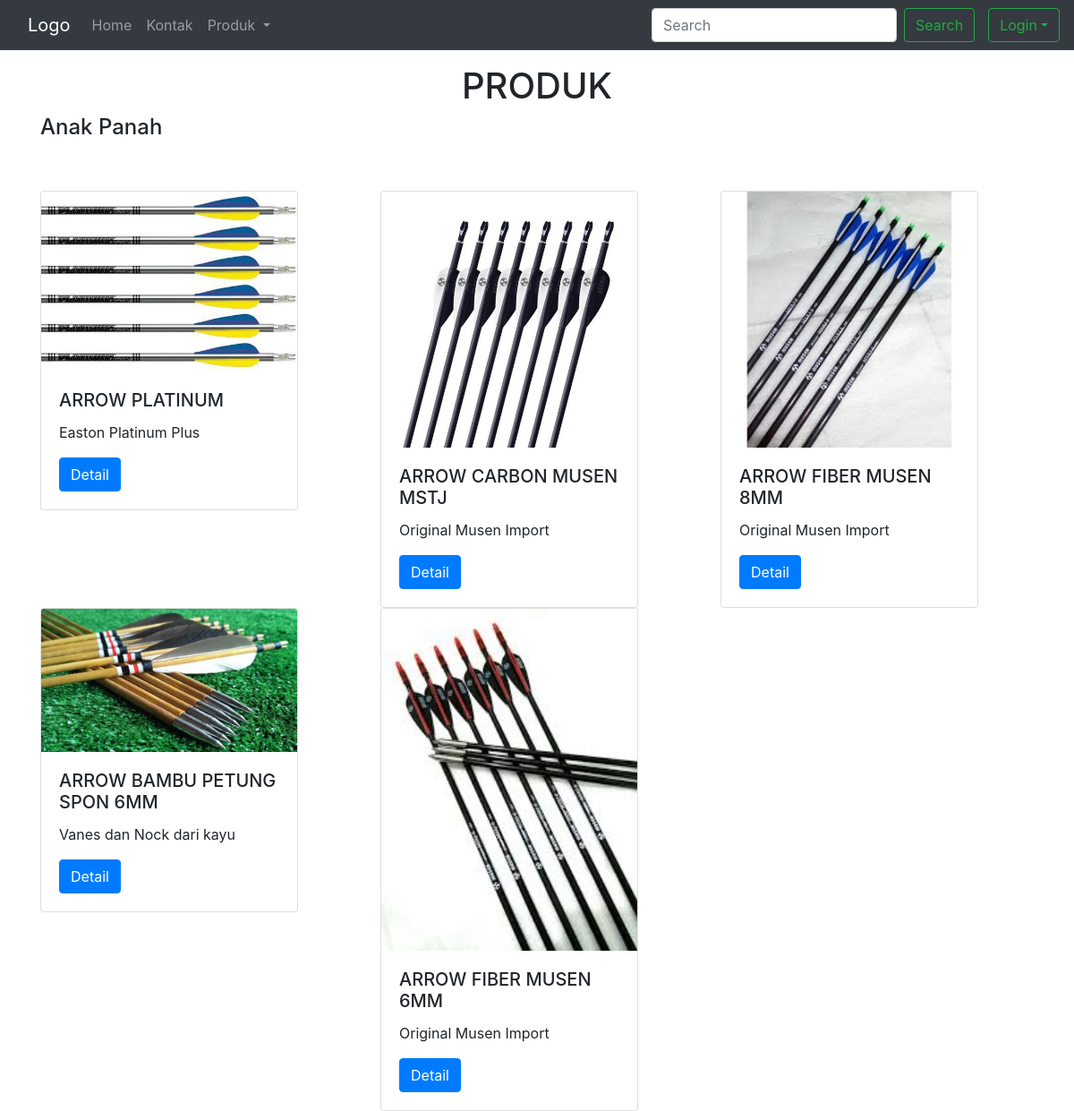
Page /anakpanah.php on the committed database.
### tables this page shows
CREATE TABLE `produk` (
  `id` int(3) NOT NULL,
  `id_kategori` int(3) NOT NULL,
  `nama_produk` varchar(50) NOT NULL,
  `deskripsi` text NOT NULL,
  `harga` int(11) NOT NULL,
  `foto` varchar(200) NOT NULL
);

### anakpanah.php (the view, shortened to what this page needs)
<?php
include 'config.php';
 ?>
<!DOCTYPE html>
<html lang="en">
<head>
	<link rel="stylesheet" href="https://stackpath.bootstrapcdn.com/bootstrap/4.3.1/css/bootstrap.min.css">
</head>
<body>
	<nav class="navbar fixed-top navbar-expand-lg navbar-dark bg-dark">
		<div class="container">
	  <a class="navbar-brand" href="#">Logo</a>
	  <div class="collapse navbar-collapse" id="navbarSupportedContent">
	    <ul class="navbar-nav mr-auto">
	      <li class="nav-item">
	        <a class="nav-link" href="index.php">Home</a>
	      </li>
	      <li class="nav-item">
	        <a class="nav-link" href="kontak.php">Kontak</a>
	      </li>
	      <li class="nav-item dropdown">
	        <a class="nav-link dropdown-toggle" href="#" id="navbarDropdown" role="button" data-toggle="dropdown" aria-haspopup="true" aria-expanded="false">
	          Produk
	        </a>
	      </li>
	    </ul>
	    <form class="form-inline my-2 my-lg-0" action="search.php">
	      <input class="form-control mr-sm-2" type="search" placeholder="Search" aria-label="Search">
	      <button class="btn btn-outline-success my-2 my-sm-0" type="submit">Search</button>
	    </form>
	  </div>
	</div>
		<ul class="navbar-nav mr-auto">
	      <?php
                    if(isset($_SESSION['user'])){
                      ?>
                      <div class="btn-group">
					  <button type="button" class="btn btn-outline-success dropdown-toggle" data-toggle="dropdown" data-display="static" aria-haspopup="true" aria-expanded="false"><i class="fas fa-user"></i>
					  </button>
					  <div class="dropdown-menu dropdown-menu-lg-right">
				    	<a href="logout.php" class="dropdown-item">logout</a>
					  </div>
					</div>
                      <?php
                  }else{
                    ?>
                    <div class="btn-group">
                    	<button type="button" class="btn btn-outline-success dropdown-toggle" data-toggle="dropdown" data-display="static" aria-haspopup="true" aria-expanded="false">Login</button>
                  <?php
                    }
                    ?>
	  </ul>
	</nav>
	<br><br><br>
	<h1 class="text-center">PRODUK</h1>
	<div class="container">
		<h4>Anak Panah</h4><br><br>
		<div class="row">
				<?php
		$query = $koneksi->query("SELECT * FROM produk p join kategori k on p.id_kategori = k.id_kategori where kategori = 'panah'");
		while ($panah = $query->fetch_assoc()){
	 ?>
			<div class="col-lg-4">
				<div class="card" style="width: 18rem;">
					<img src="images/<?php echo $panah['foto']; ?>" class="card-img-top" alt="...">
				  <div class="card-body">
						<h5 class="card-title"><?php echo $panah['nama_produk']; ?></h5>
							<p class="card-text"><?php echo $panah['deskripsi']; ?></p>
							<a href="detailarrow.php?id=<?php echo $panah['id'];?>" class="btn btn-primary">Detail</a>
				  </div>
				</div>
			</div>
		<?php } ?>
		</div>
	</div>
</body>
</html>

### rows in the picture
produk: foto (picture), nama_produk "ARROW PLATINUM", deskripsi "Easton Platinum Plus"
produk: foto (picture), nama_produk "ARROW CARBON MUSEN MSTJ", deskripsi "Original Musen Import"
produk: foto (picture), nama_produk "ARROW FIBER MUSEN 8MM", deskripsi "Original Musen Import"
produk: foto (picture), nama_produk "ARROW BAMBU PETUNG SPON 6MM", deskripsi "Vanes dan Nock dari kayu"
produk: foto (picture), nama_produk "ARROW FIBER MUSEN 6MM", deskripsi "Original Musen Import"
